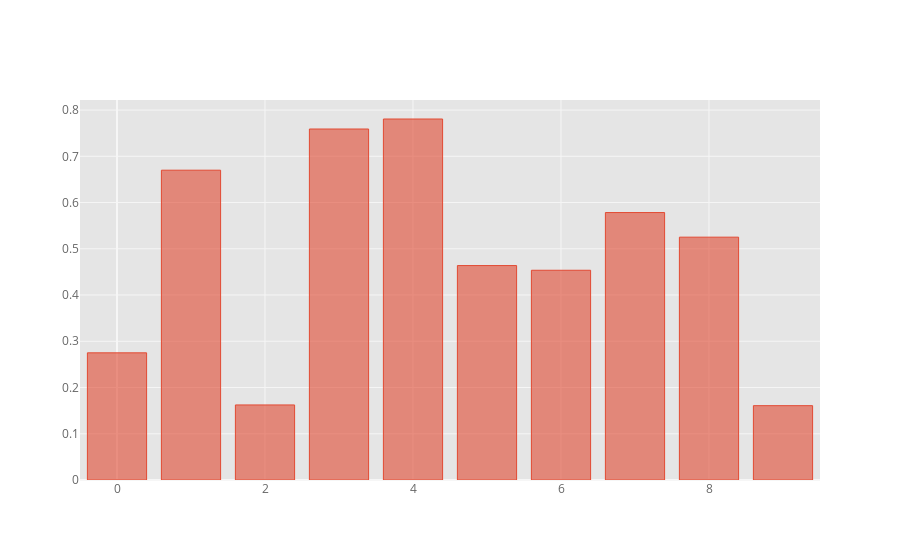

Notebook source saved alongside this figure:
### Code cell
df['A'].iplot(kind='bar')

### Figure 1 — Plotly figure (JSON) as saved in the notebook; plotly's stock layout.template omitted (floating-point values rounded to 4 significant figures)
{"data": [{"marker": {"color": "rgba(226, 74, 51, 0.6)", "line": {"color": "rgba(226, 74, 51, 1.0)", "width": 1}}, "name": "A", "orientation": "v", "text": "", "type": "bar", "x": [0, 1, 2, 3, 4, 5, 6, 7, 8, 9], "y": [0.275, 0.67, 0.1623, 0.7591, 0.7807, 0.4637, 0.4536, 0.5784, 0.5252, 0.1607]}], "layout": {"legend": {"bgcolor": "#FFFFFF", "font": {"color": "#666666"}}, "paper_bgcolor": "#FFFFFF", "plot_bgcolor": "#E5E5E5", "title": {"font": {"color": "#151516"}}, "xaxis": {"gridcolor": "#F6F6F6", "showgrid": true, "tickfont": {"color": "#666666"}, "title": {"font": {"color": "#666666"}, "text": ""}, "zerolinecolor": "#F6F6F6"}, "yaxis": {"gridcolor": "#F6F6F6", "showgrid": true, "tickfont": {"color": "#666666"}, "title": {"font": {"color": "#666666"}, "text": ""}, "zerolinecolor": "#F6F6F6"}}}
